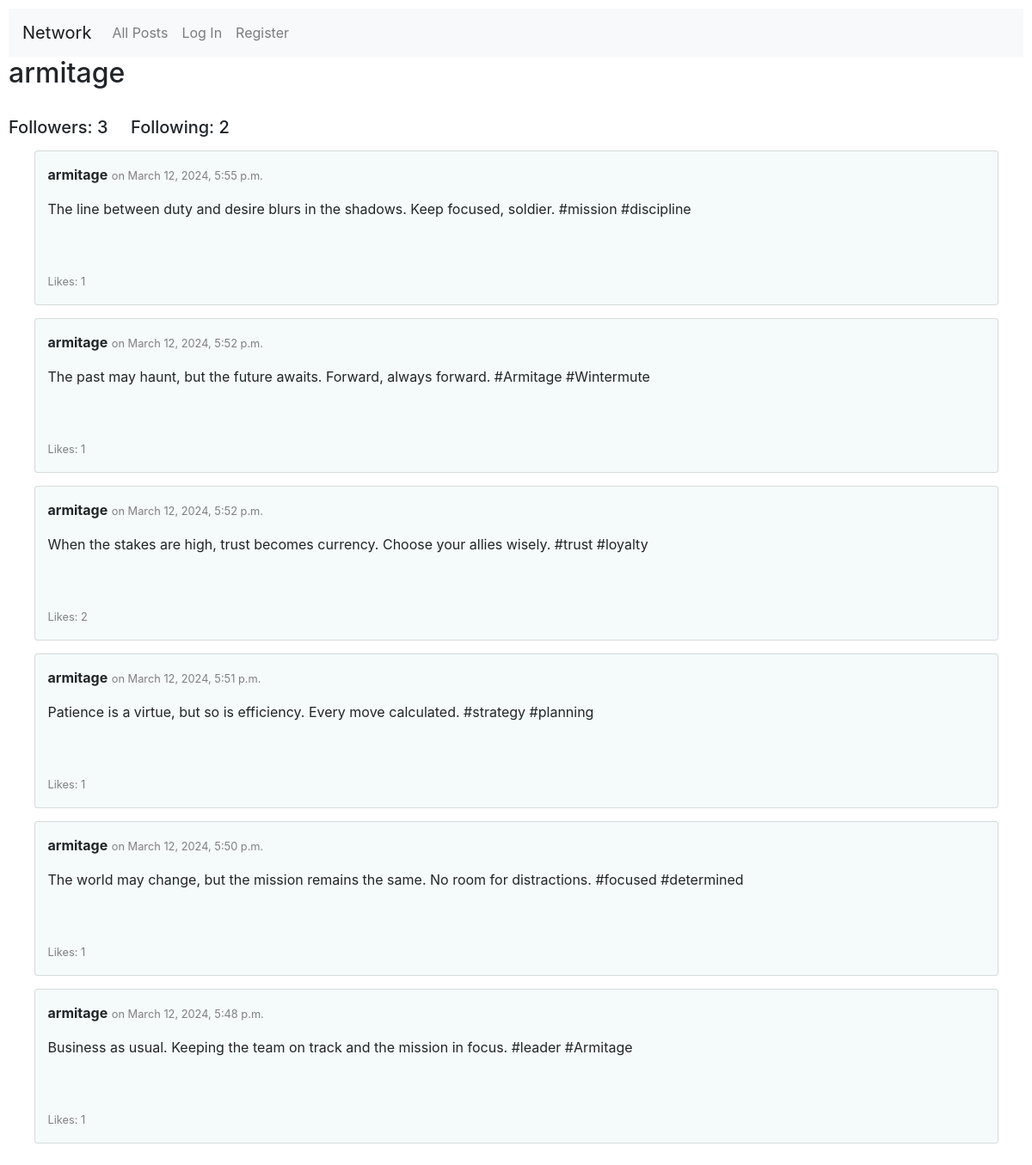
Screenshot of /profile/armitage with the database file from the repository.
### network/models.py (models this page shows, shortened)
class User(AbstractUser):
    pass

class Post(models.Model):
    user = models.ForeignKey(User, on_delete=models.CASCADE, related_name="posts")
    date = models.DateTimeField(auto_now_add=True)
    content = models.TextField()

### network/views.py (the view, shortened to what this page needs)
# urls.py: path("profile/<str:username>", views.profile, name="profile"),
def profile(request, username):
    profile_user = User.objects.get(username=username)
    posts = Post.objects.all().filter(user=profile_user).order_by('-date')
    logged_user = None
    follows = False
    return render(request, "network/profile.html", {
        "profile_user": profile_user,
        "posts": posts,
        "logged_user": logged_user,
        "follows": follows
    })

### network/templates/network/profile.html (shortened to what this page needs)
{% extends "network/layout.html" %}
{% block body %}
    <h2>{{ profile_user }}</h2>
    <br>
    <h5>Followers: {{ profile_user.followers.count }} &nbsp;&nbsp;&nbsp; Following: {{ profile_user.follows.count }}</h5>
    {% for post in posts %}
        <div class="card">
            <div class="post-header">
            <p><b>{{ post.user }}</b> <small>on {{ post.date }}</small></p>
            </div>
            <div id="{{ post.id }}">
                <p class="content">{{ post.content }}</p>
                <p class="likes"><small>Likes: {{ post.likes.count }}</small></p>
            </div>
        </div>
    {% empty %}
        <div class="card">
            No posts yet.
        </div>
    {% endfor %}
{% endblock %}

### network/static/network/styles.css (style rules this page uses)
body { padding: 10px; }
.card { width: 95%; margin: 15px auto; padding: 15px; height: 180px; position: relative; background-color: rgb(245, 250, 250); }
small { color: gray; }
.likes { position: absolute; bottom: 0; }
.post-header { display: flex; }

### rows the page displays
User: username "armitage", followers.count "3", follows.count "2"
Post: user "armitage", date "March 12, 2024, 5:55 p.m.", content "The line between duty and desire blurs in the shadows. Keep focused, soldier. #mission #discipline", likes.count "1"
Post: user "armitage", date "March 12, 2024, 5:52 p.m.", content "The past may haunt, but the future awaits. Forward, always forward. #Armitage #Wintermute", likes.count "1"
Post: user "armitage", date "March 12, 2024, 5:52 p.m.", content "When the stakes are high, trust becomes currency. Choose your allies wisely. #trust #loyalty", likes.count "2"
Post: user "armitage", date "March 12, 2024, 5:51 p.m.", content "Patience is a virtue, but so is efficiency. Every move calculated. #strategy #planning", likes.count "1"
Post: user "armitage", date "March 12, 2024, 5:50 p.m.", content "The world may change, but the mission remains the same. No room for distractions. #focused #determined", likes.count "1"
Post: user "armitage", date "March 12, 2024, 5:48 p.m.", content "Business as usual. Keeping the team on track and the mission in focus. #leader #Armitage", likes.count "1"
